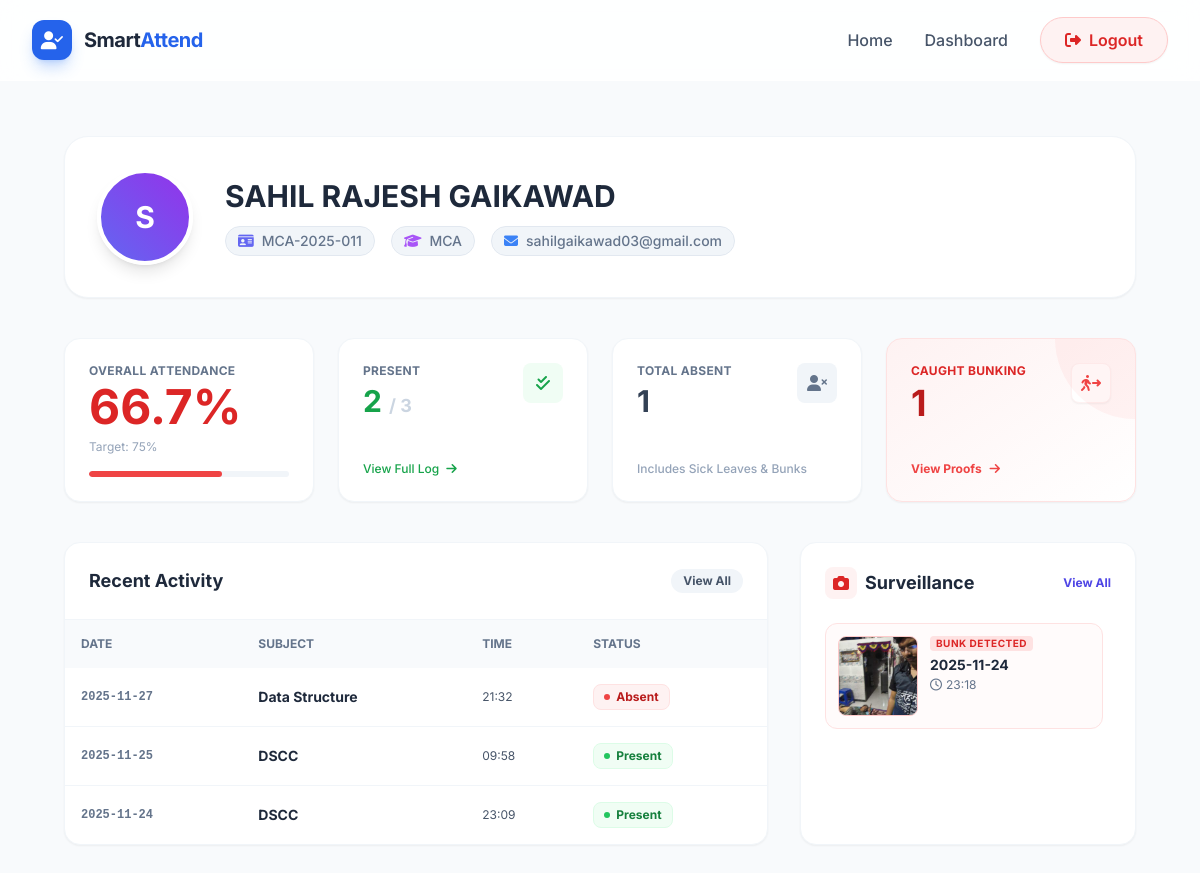
Page /student_dashboard (signed in) on the committed database.
### models.py (models this page shows)
class Student(db.Model):
    id = db.Column(db.Integer, primary_key=True)
    name = db.Column(db.String(100), nullable=False)
    roll_no = db.Column(db.String(50), unique=True, nullable=False)
    email = db.Column(db.String(120), unique=True, nullable=False)
    course = db.Column(db.String(50), nullable=False)
    phone = db.Column(db.String(20), nullable=True)
    created_at = db.Column(db.DateTime, default=datetime.utcnow)

class Attendance(db.Model):
    id = db.Column(db.Integer, primary_key=True)
    roll_no = db.Column(db.String(50), db.ForeignKey('student.roll_no'), nullable=False)
    name = db.Column(db.String(100), nullable=False)
    course = db.Column(db.String(50), nullable=False)
    subject = db.Column(db.String(100), nullable=False)
    date = db.Column(db.String(20), nullable=False)
    time = db.Column(db.String(20), nullable=False)
    status = db.Column(db.String(20), default='Present')

class Bunking(db.Model):
    id = db.Column(db.Integer, primary_key=True)
    roll_no = db.Column(db.String(50), nullable=False)
    name = db.Column(db.String(100), nullable=False)
    date = db.Column(db.String(20), nullable=False)
    time = db.Column(db.String(20), nullable=False)
    location = db.Column(db.String(50), default="Canteen")
    proof_image = db.Column(db.String(200), nullable=False) # Path to image

### app.py (the view)
@app.route("/student_dashboard")
@login_required
def student_dashboard():
    if current_user.role != 'student': return redirect(url_for('login'))
    student = Student.query.filter_by(email=current_user.email).first()
    if not student: return "Student record not found. Contact Admin."
    attendance_records = Attendance.query.filter_by(roll_no=student.roll_no).order_by(Attendance.date.desc()).all()
    bunks = Bunking.query.filter_by(roll_no=student.roll_no).order_by(Bunking.date.desc()).all()
    total_lectures = len(attendance_records)
    present_count = sum(1 for r in attendance_records if r.status == 'Present')
    absent_count = sum(1 for r in attendance_records if r.status == 'Absent')
    real_bunk_count = len(bunks)
    attendance_percentage = 0
    if total_lectures > 0:
        attendance_percentage = round((present_count / total_lectures) * 100, 1)
    return render_template("student_dashboard.html",
                           user=current_user,
                           student=student,
                           attendance_records=attendance_records,
                           total_lectures=total_lectures,
                           present_count=present_count,
                           absent_count=absent_count,
                           bunk_count=real_bunk_count,
                           percentage=attendance_percentage,
                           bunks=bunks)

### templates/student_dashboard.html (shortened to what this page needs)
{% extends "base.html" %}
{% block content %}
<div class="min-h-screen py-10 px-4 sm:px-6 lg:px-8 bg-slate-50">
    <div class="max-w-7xl mx-auto bg-white rounded-3xl shadow-sm border border-slate-100 p-8 mb-10 flex flex-col md:flex-row items-center gap-8 relative overflow-hidden">
        <div class="absolute top-0 right-0 w-64 h-64 bg-indigo-500 rounded-full mix-blend-overlay filter blur-3xl opacity-10 pointer-events-none"></div>
        <div class="w-24 h-24 bg-gradient-to-tr from-indigo-500 to-purple-600 rounded-full flex items-center justify-center text-3xl font-bold text-white shadow-lg border-4 border-white z-10">
            {{ student.name[0] }}
        </div>
        <div class="text-center md:text-left z-10 flex-1">
            <h1 class="text-3xl font-bold text-slate-800">{{ student.name }}</h1>
            <div class="flex flex-wrap justify-center md:justify-start gap-4 mt-3 text-sm text-slate-500 font-medium">
                <span class="flex items-center gap-2 bg-slate-100 px-3 py-1 rounded-full border border-slate-200">
                    <i class="fa-solid fa-id-card text-indigo-500"></i> {{ student.roll_no }}
                </span>
                <span class="flex items-center gap-2 bg-slate-100 px-3 py-1 rounded-full border border-slate-200">
                    <i class="fa-solid fa-graduation-cap text-purple-500"></i> {{ student.course }}
                </span>
                <span class="flex items-center gap-2 bg-slate-100 px-3 py-1 rounded-full border border-slate-200">
                    <i class="fa-solid fa-envelope text-blue-500"></i> {{ student.email }}
                </span>
            </div>
        </div>
    </div>
    <div class="max-w-7xl mx-auto grid grid-cols-1 md:grid-cols-2 lg:grid-cols-4 gap-6 mb-10">
        <a href="/student_attendance_history" class="block hover:scale-[1.02] transition-transform duration-200">
            <div class="bg-white p-6 rounded-2xl shadow-sm border border-slate-100 relative overflow-hidden group h-full">
                <p class="text-slate-500 font-bold text-xs uppercase tracking-wide mb-1">Overall Attendance</p>
                <div class="flex items-end gap-2">
                    <h2 class="text-5xl font-bold {{ 'text-green-600' if percentage >= 75 else 'text-red-600' }}">{{ percentage }}%</h2>
                </div>
                <p class="text-xs text-slate-400 mt-2">Target: 75%</p>
                <div class="w-full bg-slate-100 h-1.5 rounded-full mt-4 overflow-hidden">
                    <div class="h-full rounded-full {{ 'bg-green-500' if percentage >= 75 else 'bg-red-500' }}" style="width: {{ percentage }}%"></div>
                </div>
            </div>
        </a>
        <a href="/student_attendance_history" class="block hover:scale-[1.02] transition-transform duration-200">
            <div class="bg-white p-6 rounded-2xl shadow-sm border border-slate-100 flex flex-col justify-between h-full">
                <div class="flex justify-between items-start">
                    <div>
                        <p class="text-slate-500 font-bold text-xs uppercase tracking-wide">Present</p>
                        <h3 class="text-3xl font-bold text-green-600 mt-1">{{ present_count }} <span class="text-slate-300 text-lg">/ {{ total_lectures }}</span></h3>
                    </div>
                    <div class="w-10 h-10 bg-green-50 text-green-600 rounded-lg flex items-center justify-center">
                        <i class="fa-solid fa-check-double"></i>
                    </div>
                </div>
                <p class="text-xs text-green-600 font-medium mt-4">View Full Log <i class="fa-solid fa-arrow-right ml-1"></i></p>
            </div>
        </a>
        <a href="/student_attendance_history" class="block hover:scale-[1.02] transition-transform duration-200">
            <div class="bg-white p-6 rounded-2xl shadow-sm border border-slate-100 flex flex-col justify-between h-full">
                <div class="flex justify-between items-start">
                    <div>
                        <p class="text-slate-500 font-bold text-xs uppercase tracking-wide">Total Absent</p>
                        <h3 class="text-3xl font-bold text-slate-700 mt-1">{{ absent_count }}</h3>
                    </div>
                    <div class="w-10 h-10 bg-slate-100 text-slate-500 rounded-lg flex items-center justify-center">
                        <i class="fa-solid fa-user-xmark"></i>
                    </div>
                </div>
                <p class="text-xs text-slate-400 font-medium mt-4">Includes Sick Leaves & Bunks</p>
            </div>
        </a>
        <a href="/student_bunk_history" class="block hover:scale-[1.02] transition-transform duration-200">
            <div class="bg-gradient-to-br from-red-50 to-white p-6 rounded-2xl shadow-sm border border-red-100 flex flex-col justify-between relative overflow-hidden h-full">
                <div class="absolute right-0 top-0 w-20 h-20 bg-red-500 rounded-bl-full opacity-5"></div>
                <div class="flex justify-between items-start">
                    <div>
                        <p class="text-red-600 font-bold text-xs uppercase tracking-wide">Caught Bunking</p>
                        <h3 class="text-4xl font-bold text-red-700 mt-1">{{ bunk_count }}</h3>
                    </div>
                    <div class="w-10 h-10 bg-white text-red-500 rounded-lg flex items-center justify-center shadow-sm border border-red-50">
                        <i class="fa-solid fa-person-walking-arrow-right"></i>
                    </div>
                </div>
                <p class="text-xs text-red-500 font-bold mt-4 flex items-center gap-1">
                    View Proofs <i class="fa-solid fa-arrow-right ml-1"></i>
                </p>
            </div>
        </a>
    </div>
    <div class="max-w-7xl mx-auto grid grid-cols-1 lg:grid-cols-3 gap-8">
        <div class="lg:col-span-2">
            <div class="bg-white rounded-2xl shadow-sm border border-slate-100 overflow-hidden h-full">
                <div class="p-6 border-b border-slate-100 flex justify-between items-center">
                    <h3 class="font-bold text-lg text-slate-800">Recent Activity</h3>
                    <a href="/student_attendance_history" class="text-xs font-bold bg-slate-100 text-slate-600 px-3 py-1 rounded-full hover:bg-slate-200 transition-colors">View All</a>
                </div>
                {% if attendance_records %}
                <div class="overflow-x-auto">
                    <table class="w-full text-left text-sm">
                        <thead class="bg-slate-50 text-slate-500 font-bold uppercase text-xs">
                            <tr>
                                <th class="p-4">Date</th>
                                <th class="p-4">Subject</th>
                                <th class="p-4">Time</th>
                                <th class="p-4">Status</th>
                            </tr>
                        </thead>
                        <tbody class="divide-y divide-slate-100 text-slate-600">
                            {% for record in attendance_records[:5] %}
                            <tr class="hover:bg-slate-50 transition-colors">
                                <td class="p-4 font-mono text-xs font-bold text-slate-500">{{ record.date }}</td>
                                <td class="p-4 font-bold text-slate-800">{{ record.subject }}</td>
                                <td class="p-4 text-xs">{{ record.time }}</td>
                                <td class="p-4">
                                    {% if record.status == 'Present' %}
                                        <span class="inline-flex items-center gap-1.5 bg-green-50 text-green-700 px-2.5 py-1 rounded-lg text-xs font-bold border border-green-100">
                                            <div class="w-1.5 h-1.5 rounded-full bg-green-500"></div> Present
                                        </span>
                                    {% elif record.status == 'Late' %}
                                        <span class="inline-flex items-center gap-1.5 bg-yellow-50 text-yellow-700 px-2.5 py-1 rounded-lg text-xs font-bold border border-yellow-100">
                                            <div class="w-1.5 h-1.5 rounded-full bg-yellow-500"></div> Late
                                        </span>
                                    {% else %}
                                        <span class="inline-flex items-center gap-1.5 bg-red-50 text-red-700 px-2.5 py-1 rounded-lg text-xs font-bold border border-red-100">
                                            <div class="w-1.5 h-1.5 rounded-full bg-red-500"></div> Absent
                                        </span>
                                    {% endif %}
                                </td>
                            </tr>
                            {% endfor %}
                        </tbody>
                    </table>
                </div>
                {% endif %}
            </div>
        </div>
        <div class="space-y-6">
            <div class="bg-white rounded-2xl shadow-sm border border-slate-100 p-6 h-full flex flex-col">
                <div class="flex items-center justify-between mb-6">
                    <div class="flex items-center gap-2">
                        <div class="w-8 h-8 rounded-lg bg-red-50 flex items-center justify-center text-red-600">
                            <i class="fa-solid fa-camera"></i>
                        </div>
                        <h3 class="font-bold text-lg text-slate-800">Surveillance</h3>
                    </div>
                    <a href="/student_bunk_history" class="text-xs text-indigo-600 font-bold hover:underline">View All</a>
                </div>
                {% if bunks %}
                    <div class="space-y-4 overflow-y-auto custom-scrollbar pr-2 flex-1">
                        {% for bunk in bunks[:3] %}
                        <a href="/student_bunk_history" class="block">
                            <div class="p-3 rounded-xl border border-red-100 bg-red-50/30 flex gap-3 items-start group hover:bg-red-50 transition-colors">
                                <div class="w-20 h-20 rounded-lg overflow-hidden border border-red-200 shrink-0 bg-white relative">
                                    <img src="{{ bunk.proof_image }}" class="w-full h-full object-cover">
                                </div>
                                <div class="flex-1">
                                    <div class="flex justify-between items-start">
                                        <p class="text-[10px] text-red-600 font-bold mb-1 uppercase tracking-wider bg-red-100 inline-block px-1.5 rounded">Bunk Detected</p>
                                    </div>
                                    <p class="text-sm font-bold text-slate-800">{{ bunk.date }}</p>
                                    <p class="text-xs text-slate-500 mt-0.5 flex items-center gap-1">
                                        <i class="fa-regular fa-clock"></i> {{ bunk.time }}
                                    </p>
                                </div>
                            </div>
                        </a>
                        {% endfor %}
                    </div>
                {% endif %}
            </div>
        </div>
    </div>
</div>
{% endblock %}

### templates/base.html (shortened to what this page needs)
<!DOCTYPE html>
<html lang="en">
<head>
    <script src="https://cdn.tailwindcss.com"></script>
    <link rel="stylesheet" href="https://cdnjs.cloudflare.com/ajax/libs/font-awesome/6.4.0/css/all.min.css">
</head>
<body class="flex flex-col min-h-screen text-slate-800">
    <nav class="glass-nav fixed w-full z-50 top-0 transition-all duration-300">
        <div class="max-w-7xl mx-auto px-4 sm:px-6 lg:px-8">
            <div class="flex justify-between items-center h-20">
                <div class="flex-shrink-0 flex items-center gap-3 cursor-pointer" onclick="window.location.href='/'">
                    <div class="w-10 h-10 bg-blue-600 rounded-xl flex items-center justify-center text-white shadow-lg shadow-blue-500/30">
                        <i class="fa-solid fa-user-check text-lg"></i>
                    </div>
                    <span class="font-bold text-xl tracking-tight">Smart<span class="text-blue-600">Attend</span></span>
                </div>
                <div class="hidden md:flex items-center space-x-8">
                    <a href="/" class="text-slate-600 hover:text-blue-600 font-medium transition-colors">Home</a>
                    {% if current_user.is_authenticated %}
                        {% if current_user.role == 'student' %}
                            <a href="/student_dashboard" class="text-slate-600 hover:text-blue-600 font-medium transition-colors">Dashboard</a>
                        {% elif current_user.role == 'teacher' %}
                            <a href="/teacher_dashboard" class="text-slate-600 hover:text-blue-600 font-medium transition-colors">Dashboard</a>
                        {% endif %}
                    {% endif %}
                    {% if current_user.is_authenticated %}
                        <a href="/logout" class="group relative px-6 py-2.5 bg-red-50 text-red-600 font-semibold rounded-full border border-red-200 hover:bg-red-600 hover:text-white transition-all duration-300 shadow-sm">
                            <span class="relative z-10"><i class="fa-solid fa-right-from-bracket mr-2"></i>Logout</span>
                        </a>
                    {% endif %}
                </div>
            </div>
        </div>
    </nav>
    <main class="flex-grow pt-24 pb-12 px-4 sm:px-6 lg:px-8 max-w-7xl mx-auto w-full">
        {% block content %}{% endblock %}
    </main>
</body>
</html>

### rows in the picture
Student: name "S", name "SAHIL RAJESH GAIKAWAD", roll_no "MCA-2025-011", course "MCA", email "sahilgaikawad03@gmail.com"
Attendance: date "2025-11-27", subject "Data Structure", time "21:32", status "Absent" (drawn)
Attendance: date "2025-11-25", subject "DSCC", time "09:58", status "Present" (drawn)
Attendance: date "2025-11-24", subject "DSCC", time "23:09", status "Present" (drawn)
Bunking: proof_image (picture), date "2025-11-24", time "23:18"

### other values in the picture
{{ percentage }} "66.7"
{{ present_count }} "2"
{{ total_lectures }} "3"
{{ absent_count }} "1"
{{ bunk_count }} "1"
